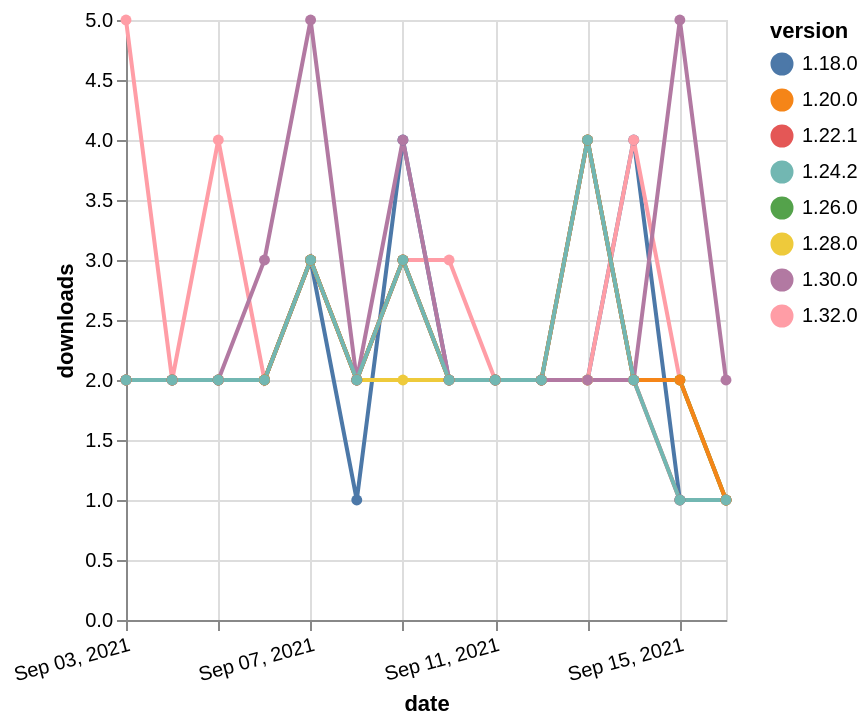

Vega-Lite specification stored for this chart:
### Vega-Lite specification from a JSON file in a GitHub repository (floating-point values rounded to 4 significant figures)
{"$schema": "https://vega.github.io/schema/vega-lite/v5.json", "description": "A simple bar chart with embedded data.", "data": {"values": [{"date": "2021-09-03", "total": 2350, "delta": 2, "version": "1.18.0"}, {"date": "2021-09-04", "total": 2352, "delta": 2, "version": "1.18.0"}, {"date": "2021-09-05", "total": 2354, "delta": 2, "version": "1.18.0"}, {"date": "2021-09-06", "total": 2356, "delta": 2, "version": "1.18.0"}, {"date": "2021-09-07", "total": 2359, "delta": 3, "version": "1.18.0"}, {"date": "2021-09-08", "total": 2360, "delta": 1, "version": "1.18.0"}, {"date": "2021-09-09", "total": 2364, "delta": 4, "version": "1.18.0"}, {"date": "2021-09-10", "total": 2366, "delta": 2, "version": "1.18.0"}, {"date": "2021-09-11", "total": 2368, "delta": 2, "version": "1.18.0"}, {"date": "2021-09-12", "total": 2370, "delta": 2, "version": "1.18.0"}, {"date": "2021-09-13", "total": 2372, "delta": 2, "version": "1.18.0"}, {"date": "2021-09-14", "total": 2376, "delta": 4, "version": "1.18.0"}, {"date": "2021-09-15", "total": 2377, "delta": 1, "version": "1.18.0"}, {"date": "2021-09-16", "total": 2378, "delta": 1, "version": "1.18.0"}, {"date": "2021-09-03", "total": 246, "delta": 5, "version": "1.32.0"}, {"date": "2021-09-04", "total": 248, "delta": 2, "version": "1.32.0"}, {"date": "2021-09-05", "total": 252, "delta": 4, "version": "1.32.0"}, {"date": "2021-09-06", "total": 254, "delta": 2, "version": "1.32.0"}, {"date": "2021-09-07", "total": 257, "delta": 3, "version": "1.32.0"}, {"date": "2021-09-08", "total": 259, "delta": 2, "version": "1.32.0"}, {"date": "2021-09-09", "total": 262, "delta": 3, "version": "1.32.0"}, {"date": "2021-09-10", "total": 265, "delta": 3, "version": "1.32.0"}, {"date": "2021-09-11", "total": 267, "delta": 2, "version": "1.32.0"}, {"date": "2021-09-12", "total": 269, "delta": 2, "version": "1.32.0"}, {"date": "2021-09-13", "total": 271, "delta": 2, "version": "1.32.0"}, {"date": "2021-09-14", "total": 275, "delta": 4, "version": "1.32.0"}, {"date": "2021-09-15", "total": 277, "delta": 2, "version": "1.32.0"}, {"date": "2021-09-16", "total": 278, "delta": 1, "version": "1.32.0"}, {"date": "2021-09-03", "total": 1008, "delta": 2, "version": "1.28.0"}, {"date": "2021-09-04", "total": 1010, "delta": 2, "version": "1.28.0"}, {"date": "2021-09-05", "total": 1012, "delta": 2, "version": "1.28.0"}, {"date": "2021-09-06", "total": 1014, "delta": 2, "version": "1.28.0"}, {"date": "2021-09-07", "total": 1017, "delta": 3, "version": "1.28.0"}, {"date": "2021-09-08", "total": 1019, "delta": 2, "version": "1.28.0"}, {"date": "2021-09-09", "total": 1021, "delta": 2, "version": "1.28.0"}, {"date": "2021-09-10", "total": 1023, "delta": 2, "version": "1.28.0"}, {"date": "2021-09-11", "total": 1025, "delta": 2, "version": "1.28.0"}, {"date": "2021-09-12", "total": 1027, "delta": 2, "version": "1.28.0"}, {"date": "2021-09-13", "total": 1029, "delta": 2, "version": "1.28.0"}, {"date": "2021-09-14", "total": 1031, "delta": 2, "version": "1.28.0"}, {"date": "2021-09-15", "total": 1033, "delta": 2, "version": "1.28.0"}, {"date": "2021-09-16", "total": 1034, "delta": 1, "version": "1.28.0"}, {"date": "2021-09-03", "total": 1507, "delta": 2, "version": "1.26.0"}, {"date": "2021-09-04", "total": 1509, "delta": 2, "version": "1.26.0"}, {"date": "2021-09-05", "total": 1511, "delta": 2, "version": "1.26.0"}, {"date": "2021-09-06", "total": 1513, "delta": 2, "version": "1.26.0"}, {"date": "2021-09-07", "total": 1516, "delta": 3, "version": "1.26.0"}, {"date": "2021-09-08", "total": 1518, "delta": 2, "version": "1.26.0"}, {"date": "2021-09-09", "total": 1521, "delta": 3, "version": "1.26.0"}, {"date": "2021-09-10", "total": 1523, "delta": 2, "version": "1.26.0"}, {"date": "2021-09-11", "total": 1525, "delta": 2, "version": "1.26.0"}, {"date": "2021-09-12", "total": 1527, "delta": 2, "version": "1.26.0"}, {"date": "2021-09-13", "total": 1531, "delta": 4, "version": "1.26.0"}, {"date": "2021-09-14", "total": 1533, "delta": 2, "version": "1.26.0"}, {"date": "2021-09-15", "total": 1535, "delta": 2, "version": "1.26.0"}, {"date": "2021-09-16", "total": 1536, "delta": 1, "version": "1.26.0"}, {"date": "2021-09-03", "total": 2103, "delta": 2, "version": "1.22.1"}, {"date": "2021-09-04", "total": 2105, "delta": 2, "version": "1.22.1"}, {"date": "2021-09-05", "total": 2107, "delta": 2, "version": "1.22.1"}, {"date": "2021-09-06", "total": 2109, "delta": 2, "version": "1.22.1"}, {"date": "2021-09-07", "total": 2112, "delta": 3, "version": "1.22.1"}, {"date": "2021-09-08", "total": 2114, "delta": 2, "version": "1.22.1"}, {"date": "2021-09-09", "total": 2117, "delta": 3, "version": "1.22.1"}, {"date": "2021-09-10", "total": 2119, "delta": 2, "version": "1.22.1"}, {"date": "2021-09-11", "total": 2121, "delta": 2, "version": "1.22.1"}, {"date": "2021-09-12", "total": 2123, "delta": 2, "version": "1.22.1"}, {"date": "2021-09-13", "total": 2127, "delta": 4, "version": "1.22.1"}, {"date": "2021-09-14", "total": 2129, "delta": 2, "version": "1.22.1"}, {"date": "2021-09-15", "total": 2130, "delta": 1, "version": "1.22.1"}, {"date": "2021-09-16", "total": 2131, "delta": 1, "version": "1.22.1"}, {"date": "2021-09-03", "total": 2349, "delta": 2, "version": "1.20.0"}, {"date": "2021-09-04", "total": 2351, "delta": 2, "version": "1.20.0"}, {"date": "2021-09-05", "total": 2353, "delta": 2, "version": "1.20.0"}, {"date": "2021-09-06", "total": 2355, "delta": 2, "version": "1.20.0"}, {"date": "2021-09-07", "total": 2358, "delta": 3, "version": "1.20.0"}, {"date": "2021-09-08", "total": 2360, "delta": 2, "version": "1.20.0"}, {"date": "2021-09-09", "total": 2363, "delta": 3, "version": "1.20.0"}, {"date": "2021-09-10", "total": 2365, "delta": 2, "version": "1.20.0"}, {"date": "2021-09-11", "total": 2367, "delta": 2, "version": "1.20.0"}, {"date": "2021-09-12", "total": 2369, "delta": 2, "version": "1.20.0"}, {"date": "2021-09-13", "total": 2373, "delta": 4, "version": "1.20.0"}, {"date": "2021-09-14", "total": 2375, "delta": 2, "version": "1.20.0"}, {"date": "2021-09-15", "total": 2377, "delta": 2, "version": "1.20.0"}, {"date": "2021-09-16", "total": 2378, "delta": 1, "version": "1.20.0"}, {"date": "2021-09-03", "total": 816, "delta": 2, "version": "1.30.0"}, {"date": "2021-09-04", "total": 818, "delta": 2, "version": "1.30.0"}, {"date": "2021-09-05", "total": 820, "delta": 2, "version": "1.30.0"}, {"date": "2021-09-06", "total": 823, "delta": 3, "version": "1.30.0"}, {"date": "2021-09-07", "total": 828, "delta": 5, "version": "1.30.0"}, {"date": "2021-09-08", "total": 830, "delta": 2, "version": "1.30.0"}, {"date": "2021-09-09", "total": 834, "delta": 4, "version": "1.30.0"}, {"date": "2021-09-10", "total": 836, "delta": 2, "version": "1.30.0"}, {"date": "2021-09-11", "total": 838, "delta": 2, "version": "1.30.0"}, {"date": "2021-09-12", "total": 840, "delta": 2, "version": "1.30.0"}, {"date": "2021-09-13", "total": 842, "delta": 2, "version": "1.30.0"}, {"date": "2021-09-14", "total": 844, "delta": 2, "version": "1.30.0"}, {"date": "2021-09-15", "total": 849, "delta": 5, "version": "1.30.0"}, {"date": "2021-09-16", "total": 851, "delta": 2, "version": "1.30.0"}, {"date": "2021-09-03", "total": 1650, "delta": 2, "version": "1.24.2"}, {"date": "2021-09-04", "total": 1652, "delta": 2, "version": "1.24.2"}, {"date": "2021-09-05", "total": 1654, "delta": 2, "version": "1.24.2"}, {"date": "2021-09-06", "total": 1656, "delta": 2, "version": "1.24.2"}, {"date": "2021-09-07", "total": 1659, "delta": 3, "version": "1.24.2"}, {"date": "2021-09-08", "total": 1661, "delta": 2, "version": "1.24.2"}, {"date": "2021-09-09", "total": 1664, "delta": 3, "version": "1.24.2"}, {"date": "2021-09-10", "total": 1666, "delta": 2, "version": "1.24.2"}, {"date": "2021-09-11", "total": 1668, "delta": 2, "version": "1.24.2"}, {"date": "2021-09-12", "total": 1670, "delta": 2, "version": "1.24.2"}, {"date": "2021-09-13", "total": 1674, "delta": 4, "version": "1.24.2"}, {"date": "2021-09-14", "total": 1676, "delta": 2, "version": "1.24.2"}, {"date": "2021-09-15", "total": 1677, "delta": 1, "version": "1.24.2"}, {"date": "2021-09-16", "total": 1678, "delta": 1, "version": "1.24.2"}]}, "width": "container", "mark": {"type": "line", "point": {"filled": true}}, "encoding": {"x": {"field": "date", "type": "temporal", "timeUnit": "yearmonthdate", "title": "date", "axis": {"labelAngle": -15}}, "y": {"field": "delta", "type": "quantitative", "title": "downloads"}, "color": {"field": "version", "type": "nominal"}, "tooltip": {"field": "delta"}}}
